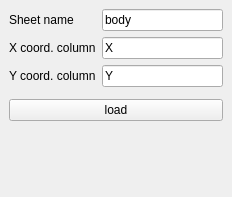
<?xml version="1.0" encoding="UTF-8"?>
<ui version="4.0">
 <class>GoogleSheetsDownloaderDockWidgetBase</class>
 <widget class="QDockWidget" name="GoogleSheetsDownloaderDockWidgetBase">
  <property name="geometry">
   <rect>
    <x>0</x>
    <y>0</y>
    <width>232</width>
    <height>197</height>
   </rect>
  </property>
  <property name="windowTitle">
   <string>Google Sheets Downloader 2</string>
  </property>
  <widget class="QWidget" name="dockWidgetContents">
   <layout class="QFormLayout" name="formLayout">
    <item row="1" column="1">
     <widget class="QLineEdit" name="typeName">
      <property name="text">
       <string>body</string>
      </property>
     </widget>
    </item>
    <item row="2" column="1">
     <widget class="QLineEdit" name="typeX">
      <property name="text">
       <string>X</string>
      </property>
     </widget>
    </item>
    <item row="3" column="1">
     <widget class="QLineEdit" name="typeY">
      <property name="text">
       <string>Y</string>
      </property>
     </widget>
    </item>
    <item row="1" column="0">
     <widget class="QLabel" name="label">
      <property name="text">
       <string>Sheet name</string>
      </property>
     </widget>
    </item>
    <item row="2" column="0">
     <widget class="QLabel" name="label_2">
      <property name="text">
       <string>X coord. column</string>
      </property>
     </widget>
    </item>
    <item row="3" column="0">
     <widget class="QLabel" name="label_3">
      <property name="text">
       <string>Y coord. column</string>
      </property>
     </widget>
    </item>
    <item row="5" column="0" colspan="2">
     <widget class="QPushButton" name="load">
      <property name="text">
       <string>load</string>
      </property>
     </widget>
    </item>
    <item row="4" column="0" colspan="2">
     <widget class="QgsProjectionSelectionWidget" name="selectCRS"/>
    </item>
   </layout>
  </widget>
 </widget>
 <customwidgets>
  <customwidget>
   <class>QgsProjectionSelectionWidget</class>
   <extends>QWidget</extends>
   <header>qgsprojectionselectionwidget.h</header>
  </customwidget>
 </customwidgets>
 <resources/>
 <connections/>
</ui>
